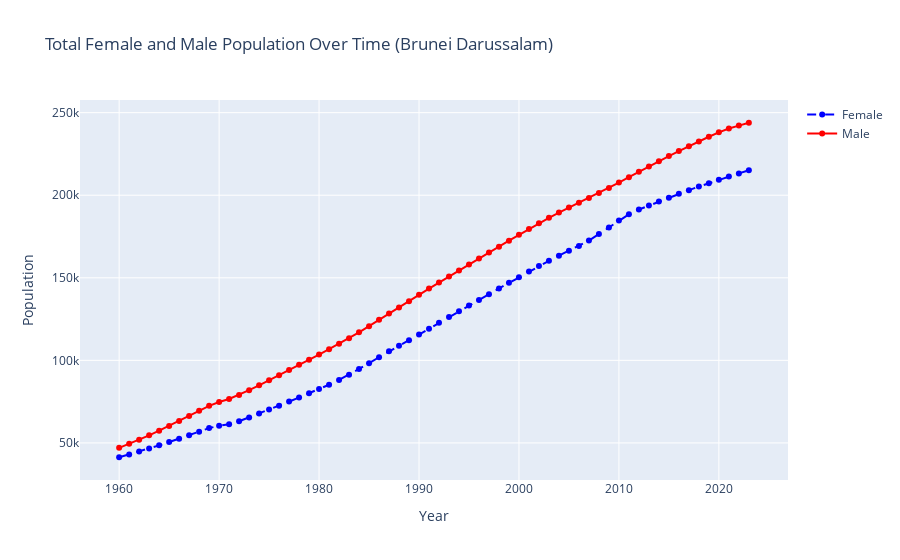
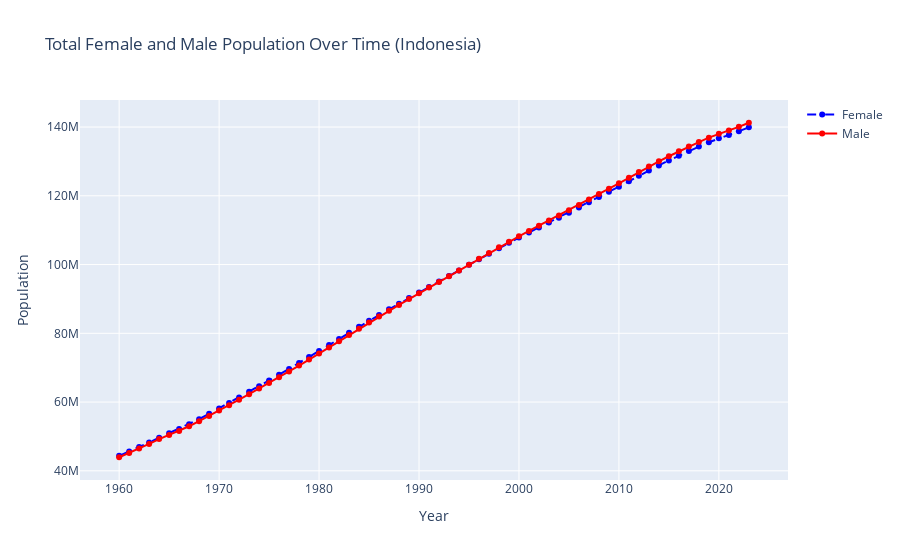
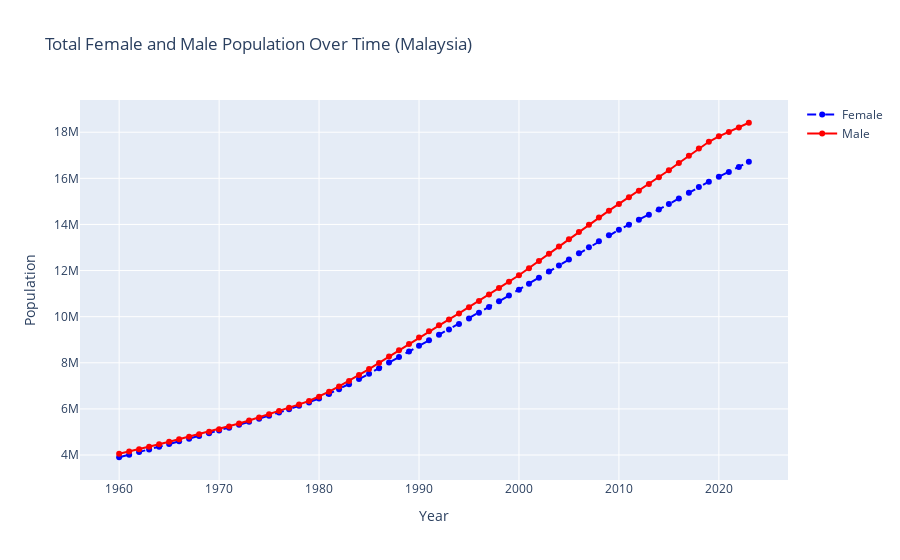
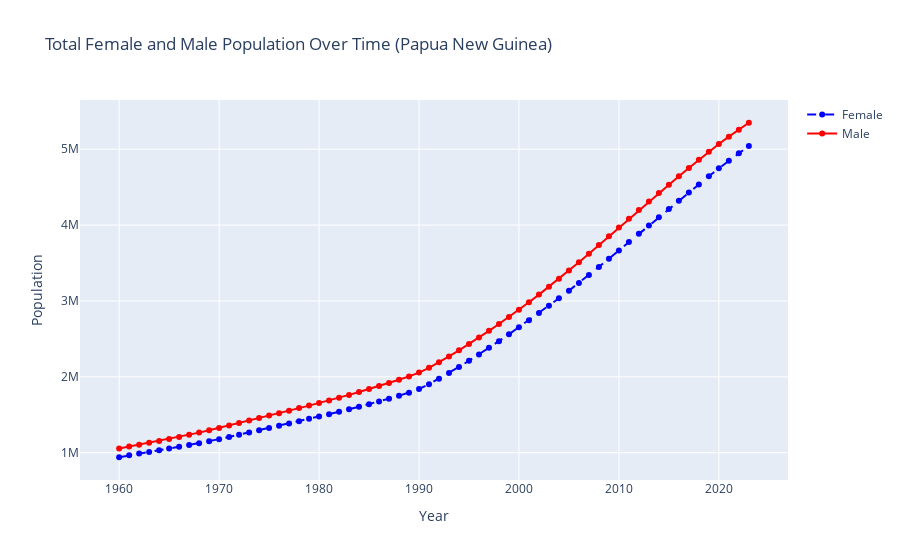

Write notebook code for charts like these, in order.
### Code cell
# Produce total female versus male populations over time for each country 

import plotly.graph_objects as go

def overlay_population(country_name, df):
    """
    Function to overlay female and male population for a given country.

    Parameters:
    - country_name (str): The name of the country whose data will be plotted.
    - df (pd.DataFrame): The DataFrame containing the population data with MultiIndex columns.

    Returns:
    - A Plotly figure with the overlayed female and male population data.
    """
    
    # Check if the country exists in the subcolumns
    if country_name not in df.columns.get_level_values('country'):
        print(f"Country '{country_name}' not found in the dataset.")
        return
    
    # Extract the female and male population data for the country
    female = df[('Total Female', country_name)]
    male = df[('Total Male', country_name)]
    
    # Create a figure
    fig = go.Figure()
    
    # Add the female population plot
    fig.add_trace(go.Scatter(x=female.index, y=female, mode='lines+markers', name='Female', line=dict(dash='dash', color='blue')))
    
    # Add the male population plot
    fig.add_trace(go.Scatter(x=male.index, y=male, mode='lines+markers', name='Male', line=dict(dash='solid', color='red')))
    
    # Add title and labels
    fig.update_layout(title=f"Total Female and Male Population Over Time ({country_name})",
                      xaxis_title="Year",
                      yaxis_title="Population")
    
    # Show the plot
    fig.show()

overlay_population("Brunei Darussalam", MSEA_pop)
overlay_population("Indonesia", MSEA_pop)
overlay_population("Malaysia", MSEA_pop)
overlay_population("Papua New Guinea", MSEA_pop)
overlay_population("Philippines", MSEA_pop)
overlay_population("Timor-Leste", MSEA_pop)
